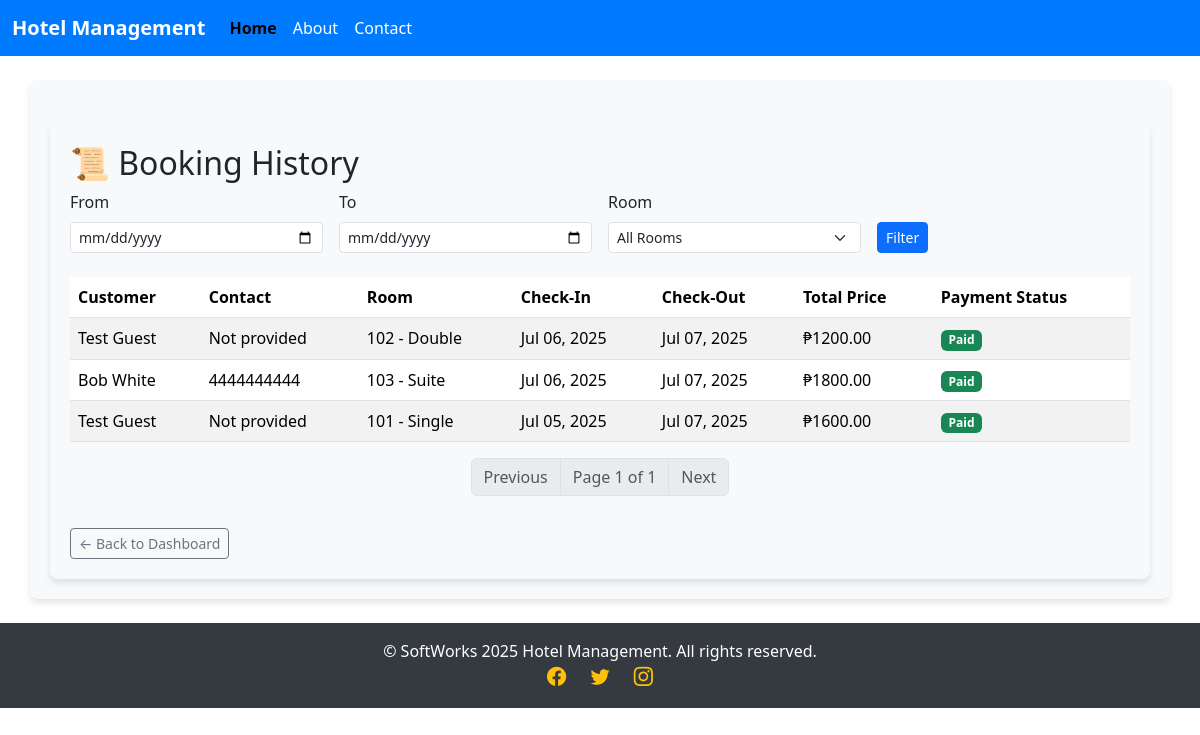
Before: /bookings/history/ (signed in) with the older database file.
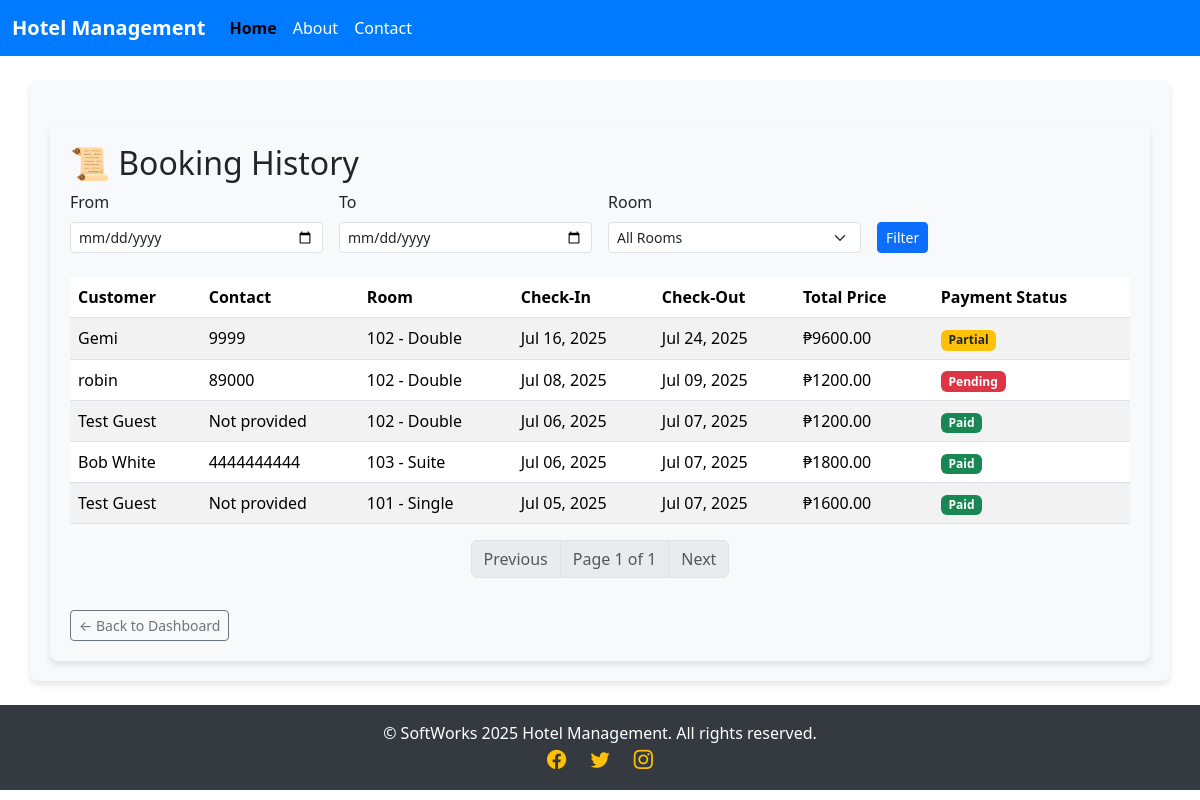
After: the same page with the newer database file.
### hotel/models.py (models this page shows, shortened)
class Booking(models.Model):
    PAYMENT_STATUSES = [
        ('pending', 'Pending'),
        ('paid', 'Paid'),
        ('failed', 'Failed'),
        ('refunded', 'Refunded'),
    ]
    guest = models.ForeignKey(Guest, on_delete=models.CASCADE, related_name='bookings')
    room = models.ForeignKey(Room, on_delete=models.CASCADE, related_name='bookings')
    check_in = models.DateField()
    check_out = models.DateField()
    total_price = models.DecimalField(max_digits=10, decimal_places=2, blank=True, null=True)  # Allow blank for auto-computation
    payment_status = models.CharField(
        max_length=10,
        choices=PAYMENT_STATUSES,
        default='pending'
    )
    created_at = models.DateTimeField(auto_now_add=True)
    is_checked_in = models.BooleanField(default=False)  # Added field for check-in status

class Guest(models.Model):
    name = models.CharField(max_length=100)
    email = models.EmailField()
    phone = models.CharField(max_length=20, blank=True, null=True)  # Allow blank for optional phone
    address = models.TextField(blank=True, null=True)  # Allow blank for optional address
    date_of_birth = models.DateField(blank=True, null=True)  # Optional date of birth
    notes = models.TextField(blank=True, null=True)  # Optional notes about the guest

class Room(models.Model):
    ROOM_TYPES = (
        ('single', 'Single'),
        ('double', 'Double'),
        ('suite', 'Suite'),
    )
    number = models.CharField(max_length=10)
    room_type = models.CharField(max_length=10, choices=ROOM_TYPES)
    capacity = models.IntegerField()
    price = models.DecimalField(max_digits=10, decimal_places=2)
    is_available = models.BooleanField(default=True)

### hotel/views.py (the view)
# urls.py: path('bookings/history/', views.booking_history, name='booking_history'),
@login_required
def booking_history(request):
    bookings = Booking.objects.select_related('room').all()
    rooms = Room.objects.all()
    start_date = request.GET.get('start_date')
    end_date = request.GET.get('end_date')
    room_id = request.GET.get('room_id')
    if start_date:
        bookings = bookings.filter(check_in__gte=start_date)
    if end_date:
        bookings = bookings.filter(check_out__lte=end_date)
    if room_id:
        bookings = bookings.filter(room_id=room_id)
    paginator = Paginator(bookings.order_by('-check_in'), 10)
    page_number = request.GET.get('page')
    page_obj = paginator.get_page(page_number)
    return render(request, 'hotel/booking_history.html', {
        'page_obj': page_obj,
        'rooms': rooms,
        'start_date': start_date,
        'end_date': end_date,
        'selected_room': int(room_id) if room_id else None,
    })

### hotel/templates/hotel/booking_history.html (shortened to what this page needs)
{% extends 'hotel/base.html' %}
{% block content %}
<div class="container mt-4">
    <h2>📜 Booking History</h2>
    <form method="get" class="row g-3 mb-4">
        <div class="col-md-3">
            <label class="form-label">From</label>
            <input type="date" name="start_date" value="{{ start_date }}" class="form-control form-control-sm">
        </div>
        <div class="col-md-3">
            <label class="form-label">To</label>
            <input type="date" name="end_date" value="{{ end_date }}" class="form-control form-control-sm">
        </div>
        <div class="col-md-3">
            <label class="form-label">Room</label>
            <select name="room_id" class="form-select form-select-sm">
                <option value="">All Rooms</option>
            </select>
        </div>
        <div class="col-md-3 d-flex align-items-end">
            <button type="submit" class="btn btn-primary btn-sm">Filter</button>
        </div>
    </form>
    {% if page_obj.object_list %}
    <table class="table table-striped mt-3">
        <thead>
            <tr>
                <th>Customer</th>
                <th>Contact</th>
                <th>Room</th>
                <th>Check-In</th>
                <th>Check-Out</th>
                <th>Total Price</th>
                <th>Payment Status</th>
            </tr>
        </thead>
        <tbody>
            {% for booking in page_obj %}
            <tr>
                <td>{{ booking.guest.name }}</td>
                <td>{{ booking.guest.phone|default:"Not provided" }}</td>
                <td>{{ booking.room.number }} - {{ booking.room.get_room_type_display }}</td>
                <td>{{ booking.check_in|date:"M d, Y" }}</td>
                <td>{{ booking.check_out|date:"M d, Y" }}</td>
                <td>₱{{ booking.total_price|floatformat:2 }}</td>
                <td>
                    {% if booking.payment_status == 'paid' %}
                        <span class="badge bg-success">Paid</span>
                    {% elif booking.payment_status == 'partial' %}
                        <span class="badge bg-warning text-dark">Partial</span>
                    {% else %}
                        <span class="badge bg-danger">Pending</span>
                    {% endif %}
                </td>
            </tr>
            {% endfor %}
        </tbody>
    </table>
    <nav>
        <ul class="pagination justify-content-center">
            {% if page_obj.has_previous %}
                <li class="page-item">
                    <a class="page-link" href="?{% if start_date %}start_date={{ start_date }}&{% endif %}{% if end_date %}end_date={{ end_date }}&{% endif %}{% if selected_room %}room_id={{ selected_room }}&{% endif %}page={{ page_obj.previous_page_number }}">Previous</a>
                </li>
            {% else %}
                <li class="page-item disabled"><span class="page-link">Previous</span></li>
            {% endif %}
            <li class="page-item disabled">
                <span class="page-link">Page {{ page_obj.number }} of {{ page_obj.paginator.num_pages }}</span>
            </li>
            {% if page_obj.has_next %}
                <li class="page-item">
                    <a class="page-link" href="?{% if start_date %}start_date={{ start_date }}&{% endif %}{% if end_date %}end_date={{ end_date }}&{% endif %}{% if selected_room %}room_id={{ selected_room }}&{% endif %}page={{ page_obj.next_page_number }}">Next</a>
                </li>
            {% else %}
                <li class="page-item disabled"><span class="page-link">Next</span></li>
            {% endif %}
        </ul>
    </nav>
    {% else %}
        <div class="alert alert-info mt-4">No bookings found.</div>
    {% endif %}
    <a href="{% url 'dashboard' %}" class="btn btn-outline-secondary btn-sm mt-3">← Back to Dashboard</a>
</div>
{% endblock %}

Changed rows visible on the page:
added Booking: guest.name "Gemi", guest.phone "9999", room.number "102", room.room_type "Double", check_in "Jul 16, 2025", check_out "Jul 24, 2025", total_price "9600.00", payment_status "Partial"
added Booking: guest.name "robin", guest.phone "89000", room.number "102", room.room_type "Double", check_in "Jul 08, 2025", check_out "Jul 09, 2025", total_price "1200.00", payment_status "Pending"
